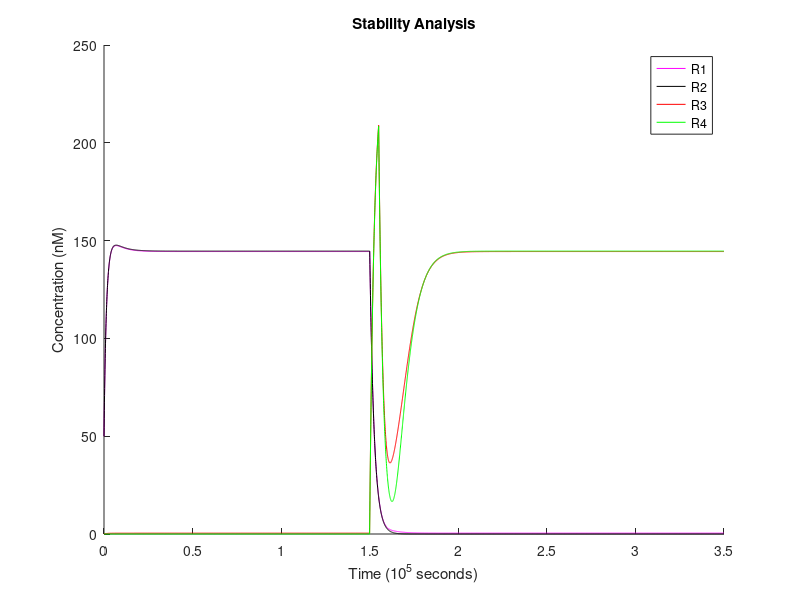
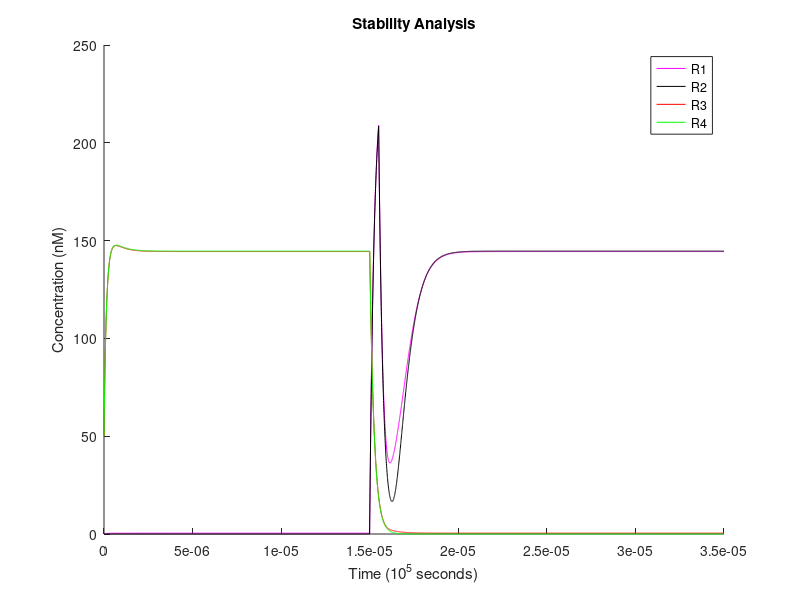
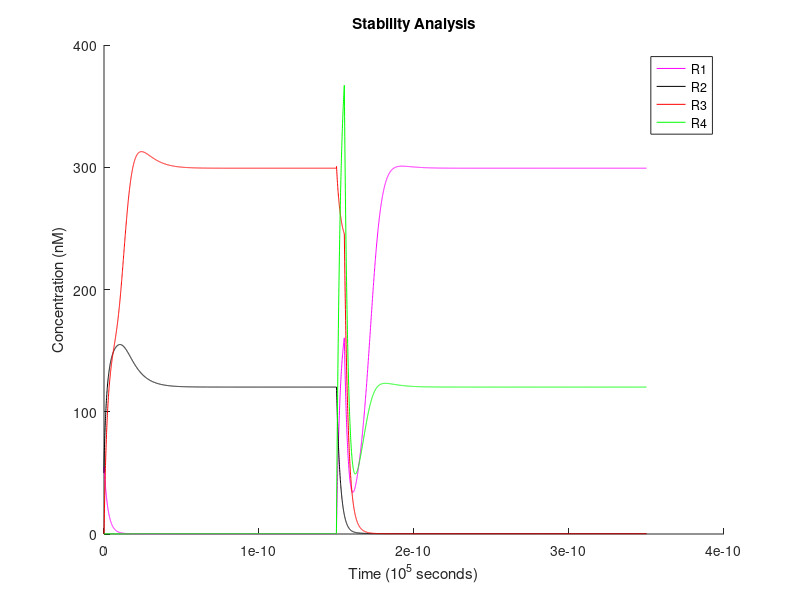
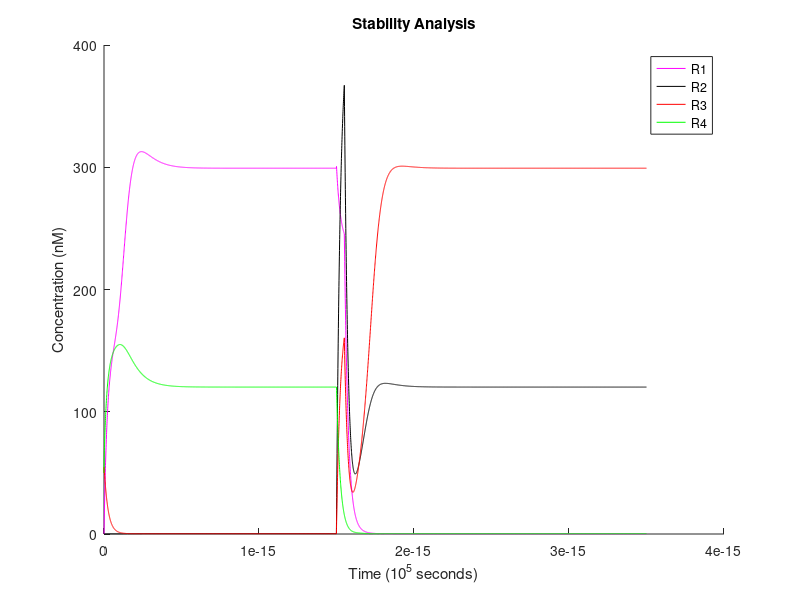

The MATLAB script that drew these images, in order:
% ============================== OCTAVE SETUP ==================================
    clear;
    format long;


% ========================== MODEL REACTION RATES ==============================

    Kt = 6e-4;     % translation rate (1/s)
    Kd_m = 2.5e-3; % mRNA degradation rate (1/s)
    Kd_p = 4e-4;   % protein degradation rate (1/s)
    N = 1.3;       % Hill coefficient (scalar)
    Ka = 2e-8;     % Hill activation constant (M)
    Kr = 6e-10;    % Hill repression constant (M)
    Kr2 = 4e-6;    % Switch activation constant (M)
    Kb = 4e-10;    % maximum/unrepressed transcription rate (M/s)


% ============================ INPUT PARAMETERS ================================

    % time settings
    dt = 60;                     % 1 minute timesteps
    simulation = 0 : dt : 3.5e5; % simulation length control

    % reaction initial conditions for each run
    SI =   1e-9 * [0.1, 0.1, 50 , 50]; % constant input
    SR12 = 1e-9 * [50 , 0  , 50, 0];
    SR34 = 1e-9 * [0  , 50 , 0 , 50];


% ================================ MULTISIM ====================================

    % precomputed invariants
    alpha = Kt * Kb / Kd_m;
    Kan = Ka ^ N;
    Krn = Kr ^ N;
    Krn2 = Kr2 ^ N;

    % abstractions for activation & repression Hill-function
    % these consider K^n is being passed in already precomputed
    function y = Ha(X, n, Kn)
        Xn = X^n;
        y = Xn / (Kn + Xn);
    endfunction
    function y = Hr(X, n, Kn)
        y = 1 / (1 + (X^n / Kn));
    endfunction

    % for each set of parameters, make a simulation run and print results
    for s = 1 : length(SI)

        % preallocate arrays to store concentrations over time
        Is = zeros(1, length(simulation));
        R1s = zeros(1, length(simulation));
        R2s = zeros(1, length(simulation));
        R3s = zeros(1, length(simulation));
        R4s = zeros(1, length(simulation));

        % initial state concentrations (M)
        Is(:) = SI(s); % constant input vector
        R1 = R2 = SR12(s);
        R3 = R4 = SR34(s);

        % actual simulation
        for t = 1 : length(simulation)

            % store current state
            R1s(t) = R1;
            R2s(t) = R2;
            R3s(t) = R3;
            R4s(t) = R4;

	    % common subexpression optimization (used below)
	    HaI = Ha(Is(t), N, Kan);

	    if s == 1 || s == 3
	    	if t >= 2500 && t <= 2584
 		    HrR1 = Hr(R1, N, Krn2);
	            HrR2 = Hr(R2, N, Krn2);
	            HrR3 = Hr(R3, N, Krn);
                    HrR4 = Hr(R4, N, Krn);
	    	else    
	            HrR1 = Hr(R1, N, Krn);
	            HrR2 = Hr(R2, N, Krn);
	            HrR3 = Hr(R3, N, Krn);
           	    HrR4 = Hr(R4, N, Krn);
	    	endif
	    else
		if t >= 2500 && t <= 2584
 		    HrR1 = Hr(R1, N, Krn);
	            HrR2 = Hr(R2, N, Krn);
	            HrR3 = Hr(R3, N, Krn2);
                    HrR4 = Hr(R4, N, Krn2);
	    	else    
	            HrR1 = Hr(R1, N, Krn);
	            HrR2 = Hr(R2, N, Krn);
	            HrR3 = Hr(R3, N, Krn);
                    HrR4 = Hr(R4, N, Krn);
	    	endif
	    endif
            % compute variation
            dR1dt = alpha * (HaI*HrR2 + HrR3) - Kd_p*R1;
            dR2dt = alpha * HrR4 * (HaI + HrR3) - Kd_p*R2;
            dR3dt = alpha * (HaI*HrR4 + HrR1) - Kd_p*R3;
            dR4dt = alpha * HrR2 * (HaI + HrR1) - Kd_p*R4;

            % apply state changes
            R1 += dR1dt * dt;
            R2 += dR2dt * dt;
            R3 += dR3dt * dt;
            R4 += dR4dt * dt;

        endfor


        figure; % plot each graphic in its separate window
        hold on;

        % scale data for easier visualization
        timescale = 1e5;
        quantscale = 1e-9;
        simulation /= timescale;
        Is  /= quantscale;
        R1s /= quantscale;
        R2s /= quantscale;
        R3s /= quantscale;
        R4s /= quantscale;

        % model suplot
        plot(simulation,R1s,'-m;R1;', simulation,R2s,'-k;R2;', simulation,R3s,'-r;R3;', simulation,R4s,'-g;R4;');
        xlabel("Time (10^5 seconds)");
        ylabel("Concentration (nM)");
        title("Stability Analysis");

        hold off;

    endfor
    a = input("\nPress enter to exit ");
